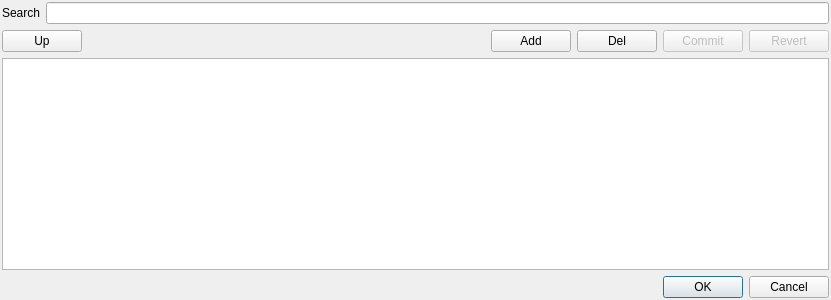
<?xml version="1.0" encoding="UTF-8"?>
<ui version="4.0">
 <class>CategoryChoiceDlg</class>
 <widget class="QDialog" name="CategoryChoiceDlg">
  <property name="geometry">
   <rect>
    <x>0</x>
    <y>0</y>
    <width>831</width>
    <height>300</height>
   </rect>
  </property>
  <property name="windowTitle">
   <string>Dialog</string>
  </property>
  <layout class="QVBoxLayout" name="verticalLayout">
   <property name="leftMargin">
    <number>2</number>
   </property>
   <property name="topMargin">
    <number>2</number>
   </property>
   <property name="rightMargin">
    <number>2</number>
   </property>
   <property name="bottomMargin">
    <number>2</number>
   </property>
   <item>
    <widget class="QFrame" name="SearchFrame">
     <property name="frameShape">
      <enum>QFrame::NoFrame</enum>
     </property>
     <property name="frameShadow">
      <enum>QFrame::Raised</enum>
     </property>
     <layout class="QHBoxLayout" name="horizontalLayout">
      <property name="leftMargin">
       <number>0</number>
      </property>
      <property name="topMargin">
       <number>0</number>
      </property>
      <property name="rightMargin">
       <number>0</number>
      </property>
      <property name="bottomMargin">
       <number>0</number>
      </property>
      <item>
       <widget class="QLabel" name="SearchLbl">
        <property name="text">
         <string>Search</string>
        </property>
       </widget>
      </item>
      <item>
       <widget class="QLineEdit" name="SearchString"/>
      </item>
     </layout>
    </widget>
   </item>
   <item>
    <widget class="QFrame" name="EditFrame">
     <property name="frameShape">
      <enum>QFrame::NoFrame</enum>
     </property>
     <property name="frameShadow">
      <enum>QFrame::Raised</enum>
     </property>
     <layout class="QHBoxLayout" name="horizontalLayout_2">
      <property name="leftMargin">
       <number>0</number>
      </property>
      <property name="topMargin">
       <number>0</number>
      </property>
      <property name="rightMargin">
       <number>0</number>
      </property>
      <property name="bottomMargin">
       <number>0</number>
      </property>
      <item>
       <widget class="QPushButton" name="UpBtn">
        <property name="text">
         <string>Up</string>
        </property>
       </widget>
      </item>
      <item>
       <spacer name="horizontalSpacer">
        <property name="orientation">
         <enum>Qt::Horizontal</enum>
        </property>
        <property name="sizeHint" stdset="0">
         <size>
          <width>40</width>
          <height>20</height>
         </size>
        </property>
       </spacer>
      </item>
      <item>
       <widget class="QPushButton" name="AddCategoryBtn">
        <property name="text">
         <string>Add</string>
        </property>
       </widget>
      </item>
      <item>
       <widget class="QPushButton" name="RemoveCategoryBtn">
        <property name="text">
         <string>Del</string>
        </property>
       </widget>
      </item>
      <item>
       <widget class="QPushButton" name="CommitBtn">
        <property name="enabled">
         <bool>false</bool>
        </property>
        <property name="text">
         <string>Commit</string>
        </property>
       </widget>
      </item>
      <item>
       <widget class="QPushButton" name="RevertBtn">
        <property name="enabled">
         <bool>false</bool>
        </property>
        <property name="text">
         <string>Revert</string>
        </property>
       </widget>
      </item>
     </layout>
    </widget>
   </item>
   <item>
    <widget class="QTableView" name="CategoriesList">
     <attribute name="horizontalHeaderMinimumSectionSize">
      <number>8</number>
     </attribute>
     <attribute name="verticalHeaderMinimumSectionSize">
      <number>20</number>
     </attribute>
     <attribute name="verticalHeaderDefaultSectionSize">
      <number>20</number>
     </attribute>
    </widget>
   </item>
   <item>
    <widget class="QDialogButtonBox" name="buttonBox">
     <property name="orientation">
      <enum>Qt::Horizontal</enum>
     </property>
     <property name="standardButtons">
      <set>QDialogButtonBox::Cancel|QDialogButtonBox::Ok</set>
     </property>
    </widget>
   </item>
  </layout>
 </widget>
 <resources/>
 <connections>
  <connection>
   <sender>buttonBox</sender>
   <signal>accepted()</signal>
   <receiver>CategoryChoiceDlg</receiver>
   <slot>accept()</slot>
   <hints>
    <hint type="sourcelabel">
     <x>248</x>
     <y>254</y>
    </hint>
    <hint type="destinationlabel">
     <x>157</x>
     <y>274</y>
    </hint>
   </hints>
  </connection>
  <connection>
   <sender>buttonBox</sender>
   <signal>rejected()</signal>
   <receiver>CategoryChoiceDlg</receiver>
   <slot>reject()</slot>
   <hints>
    <hint type="sourcelabel">
     <x>316</x>
     <y>260</y>
    </hint>
    <hint type="destinationlabel">
     <x>286</x>
     <y>274</y>
    </hint>
   </hints>
  </connection>
 </connections>
</ui>
